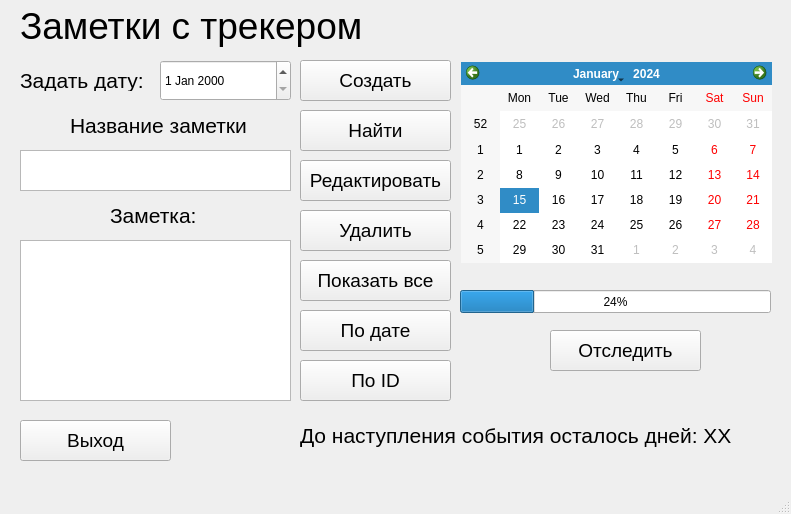
<?xml version="1.0" encoding="UTF-8"?>
<ui version="4.0">
 <class>MainWindow</class>
 <widget class="QMainWindow" name="MainWindow">
  <property name="geometry">
   <rect>
    <x>0</x>
    <y>0</y>
    <width>791</width>
    <height>514</height>
   </rect>
  </property>
  <property name="windowTitle">
   <string>Notes_Python</string>
  </property>
  <widget class="QWidget" name="centralwidget">
   <widget class="QLabel" name="label">
    <property name="geometry">
     <rect>
      <x>20</x>
      <y>0</y>
      <width>731</width>
      <height>51</height>
     </rect>
    </property>
    <property name="font">
     <font>
      <pointsize>28</pointsize>
     </font>
    </property>
    <property name="text">
     <string>Заметки с трекером</string>
    </property>
   </widget>
   <widget class="QCalendarWidget" name="calendarWidget">
    <property name="geometry">
     <rect>
      <x>461</x>
      <y>62</y>
      <width>311</width>
      <height>201</height>
     </rect>
    </property>
   </widget>
   <widget class="QProgressBar" name="progressBar">
    <property name="geometry">
     <rect>
      <x>460</x>
      <y>290</y>
      <width>311</width>
      <height>23</height>
     </rect>
    </property>
    <property name="value">
     <number>24</number>
    </property>
   </widget>
   <widget class="QPlainTextEdit" name="plainTextEdit">
    <property name="geometry">
     <rect>
      <x>20</x>
      <y>240</y>
      <width>271</width>
      <height>161</height>
     </rect>
    </property>
   </widget>
   <widget class="QLabel" name="label_2">
    <property name="geometry">
     <rect>
      <x>110</x>
      <y>200</y>
      <width>101</width>
      <height>31</height>
     </rect>
    </property>
    <property name="font">
     <font>
      <pointsize>16</pointsize>
     </font>
    </property>
    <property name="text">
     <string>Заметка:</string>
    </property>
   </widget>
   <widget class="QPushButton" name="pushButton">
    <property name="geometry">
     <rect>
      <x>300</x>
      <y>60</y>
      <width>151</width>
      <height>41</height>
     </rect>
    </property>
    <property name="font">
     <font>
      <pointsize>14</pointsize>
     </font>
    </property>
    <property name="text">
     <string>Создать</string>
    </property>
   </widget>
   <widget class="QDateEdit" name="dateEdit">
    <property name="geometry">
     <rect>
      <x>160</x>
      <y>60</y>
      <width>131</width>
      <height>41</height>
     </rect>
    </property>
   </widget>
   <widget class="QLabel" name="label_3">
    <property name="geometry">
     <rect>
      <x>20</x>
      <y>70</y>
      <width>131</width>
      <height>21</height>
     </rect>
    </property>
    <property name="font">
     <font>
      <pointsize>16</pointsize>
     </font>
    </property>
    <property name="text">
     <string>Задать дату: </string>
    </property>
   </widget>
   <widget class="QLabel" name="label_4">
    <property name="geometry">
     <rect>
      <x>300</x>
      <y>410</y>
      <width>451</width>
      <height>51</height>
     </rect>
    </property>
    <property name="font">
     <font>
      <pointsize>16</pointsize>
     </font>
    </property>
    <property name="text">
     <string>До наступления события осталось дней: XX</string>
    </property>
   </widget>
   <widget class="QPushButton" name="pushButton_2">
    <property name="geometry">
     <rect>
      <x>550</x>
      <y>330</y>
      <width>151</width>
      <height>41</height>
     </rect>
    </property>
    <property name="font">
     <font>
      <pointsize>14</pointsize>
     </font>
    </property>
    <property name="text">
     <string>Отследить</string>
    </property>
   </widget>
   <widget class="QPushButton" name="pushButton_3">
    <property name="geometry">
     <rect>
      <x>300</x>
      <y>110</y>
      <width>151</width>
      <height>41</height>
     </rect>
    </property>
    <property name="font">
     <font>
      <pointsize>14</pointsize>
     </font>
    </property>
    <property name="text">
     <string>Найти</string>
    </property>
   </widget>
   <widget class="QPushButton" name="pushButton_4">
    <property name="geometry">
     <rect>
      <x>300</x>
      <y>160</y>
      <width>151</width>
      <height>41</height>
     </rect>
    </property>
    <property name="font">
     <font>
      <pointsize>14</pointsize>
     </font>
    </property>
    <property name="text">
     <string>Редактировать</string>
    </property>
   </widget>
   <widget class="QPushButton" name="pushButton_5">
    <property name="geometry">
     <rect>
      <x>300</x>
      <y>210</y>
      <width>151</width>
      <height>41</height>
     </rect>
    </property>
    <property name="font">
     <font>
      <pointsize>14</pointsize>
     </font>
    </property>
    <property name="text">
     <string>Удалить</string>
    </property>
   </widget>
   <widget class="QPushButton" name="pushButton_6">
    <property name="geometry">
     <rect>
      <x>300</x>
      <y>260</y>
      <width>151</width>
      <height>41</height>
     </rect>
    </property>
    <property name="font">
     <font>
      <pointsize>14</pointsize>
     </font>
    </property>
    <property name="text">
     <string>Показать все</string>
    </property>
   </widget>
   <widget class="QPushButton" name="pushButton_7">
    <property name="geometry">
     <rect>
      <x>300</x>
      <y>310</y>
      <width>151</width>
      <height>41</height>
     </rect>
    </property>
    <property name="font">
     <font>
      <pointsize>14</pointsize>
     </font>
    </property>
    <property name="text">
     <string>По дате</string>
    </property>
   </widget>
   <widget class="QPushButton" name="pushButton_8">
    <property name="geometry">
     <rect>
      <x>300</x>
      <y>360</y>
      <width>151</width>
      <height>41</height>
     </rect>
    </property>
    <property name="font">
     <font>
      <pointsize>14</pointsize>
     </font>
    </property>
    <property name="text">
     <string>По ID</string>
    </property>
   </widget>
   <widget class="QPushButton" name="pushButton_9">
    <property name="geometry">
     <rect>
      <x>20</x>
      <y>420</y>
      <width>151</width>
      <height>41</height>
     </rect>
    </property>
    <property name="font">
     <font>
      <pointsize>14</pointsize>
     </font>
    </property>
    <property name="text">
     <string>Выход</string>
    </property>
   </widget>
   <widget class="QPlainTextEdit" name="plainTextEdit_2">
    <property name="geometry">
     <rect>
      <x>20</x>
      <y>150</y>
      <width>271</width>
      <height>41</height>
     </rect>
    </property>
   </widget>
   <widget class="QLabel" name="label_5">
    <property name="geometry">
     <rect>
      <x>70</x>
      <y>110</y>
      <width>201</width>
      <height>31</height>
     </rect>
    </property>
    <property name="font">
     <font>
      <pointsize>16</pointsize>
     </font>
    </property>
    <property name="text">
     <string>Название заметки</string>
    </property>
   </widget>
  </widget>
  <widget class="QMenuBar" name="menubar">
   <property name="geometry">
    <rect>
     <x>0</x>
     <y>0</y>
     <width>791</width>
     <height>21</height>
    </rect>
   </property>
  </widget>
  <widget class="QStatusBar" name="statusbar"/>
 </widget>
 <resources/>
 <connections/>
</ui>
